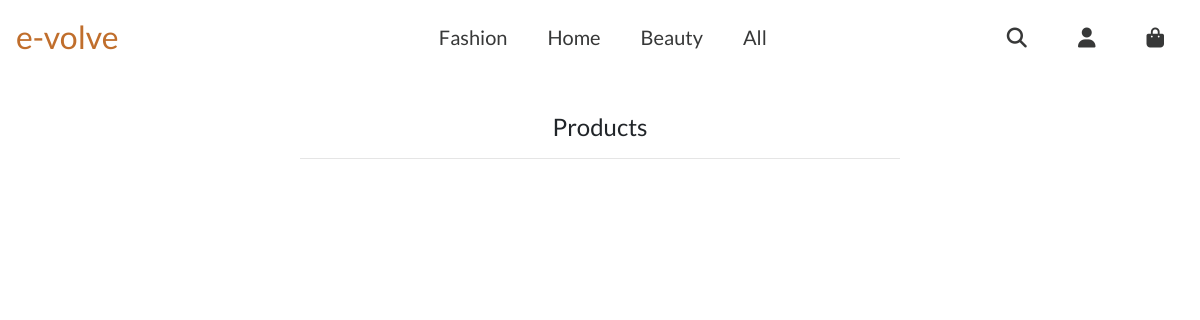
Before: /products/ with the older database file.
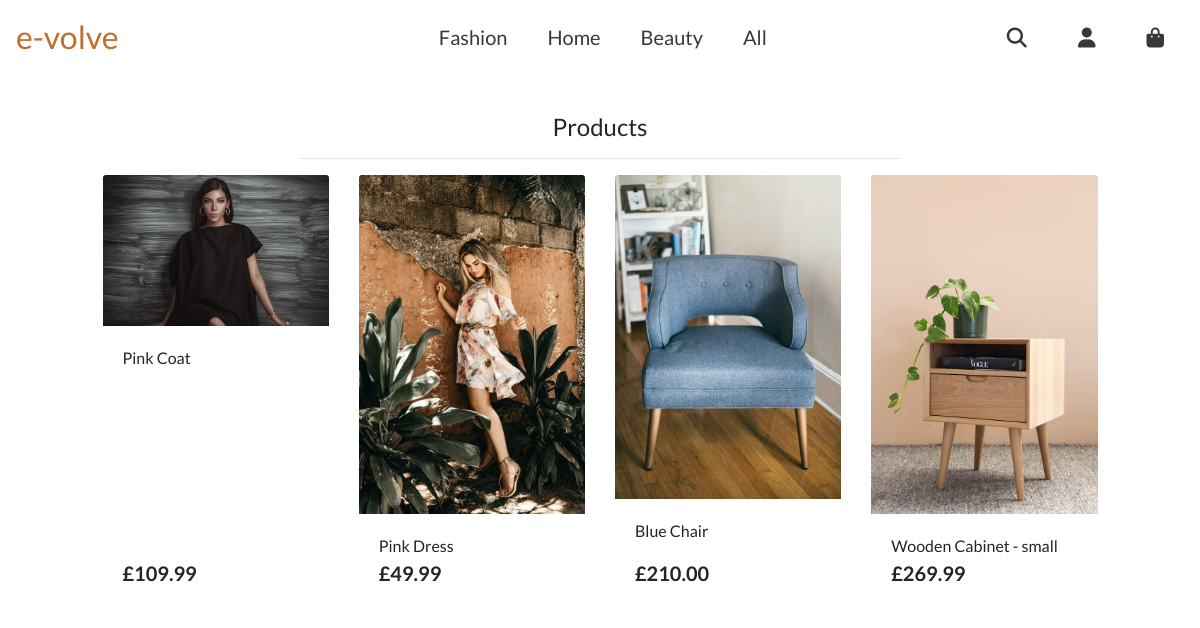
After: the same page with the newer database file.
### products/models.py (models this page shows, shortened)
class Product(models.Model):
    category = models.ForeignKey('Category', null=True, blank=True,
                                 on_delete=models.SET_NULL)
    sku = models.CharField(max_length=254, null=True, blank=True)
    name = models.CharField(max_length=254)
    description = models.TextField()
    price = models.DecimalField(max_digits=6, decimal_places=2)
    image_url = models.URLField(max_length=1024, null=True, blank=True)
    image = models.ImageField(null=True, blank=True)

### products/views.py (the view)
# urls.py: path('', views.all_products, name="products"),
def all_products(request):
    products = Product.objects.all()
    context = {
        'products': products
    }
    return render(request, 'products/products.html', context)

### products/templates/products/products.html (shortened to what this page needs)
{% extends "base.html" %}
{% load static %}
{% block content %}
    <div>
        <div class="container-fluid">
            <div class="row">
                <div class="col text-center mt-3">
                    <h4>Products</h4>
                    <hr class="w-50 mx-auto mb-1">
                </div>
            </div>
            <div class="row">
                <div class="product-container col-10 offset-1">
                    <div class="row">
                        {% for product in products %}
                            <div class="col-sm-6 col-lg-4 col-xl-3">
                                <div class="card h-100 border-0">
                                    {% if product.image %}
                                    <a href="">
                                        <img class="card-img-top img-fluid" src="{{ product.image.url}}" alt="{{ product.name }}">
                                    </a>
                                    {% else %}
                                    <a href="">
                                        <img class="card-img-top img-fluid" src="{{ MEDIA_URL }}ali-pazani-Wr9YY-tZVwc-unsplash.jpg" alt="{{ product.name }}">
                                    </a>
                                    {% endif %}
                                    <div class="card-body pb-0">
                                        <p class="mb-0">{{ product.name }}</p>
                                    </div>
                                    <div class="card-footer bg-white pt-0 border-0 text-left">
                                        <div class="row">
                                            <div class="col">
                                                <p class="lead mb-0 text-left font-weight-bold">£{{ product.price }}</p>
                                            </div>
                                        </div>
                                    </div>
                                </div>
                            </div>
                        {% endfor %}
                    </div>
                </div>
            </div>
        </div>
    </div>
{% endblock %}

### templates/base.html (shortened to what this page needs)
{% load static %}
<!doctype html>
<html lang="en">
  <head>
    {% block corecss %}
        <link rel="stylesheet" href="https://stackpath.bootstrapcdn.com/bootstrap/4.4.1/css/bootstrap.min.css">
        <link rel="stylesheet" href="{% static 'css/base.css' %}"/>
    {% endblock %}
  </head>
  <body>
    <header class="container-fluid fixed-top">
      <nav class="navbar navbar-expand-lg navbar-light bg-light">
        <a class="navbar-brand ml-auto site-logo d-none d-lg-inline-block" href="{% url 'home' %}">e-volve</a>
        <div class="d-none d-lg-inline-block nav-central-links">
          <ul class="">
            <li class="dropdown nav-item">
              <i id="home-products-link" href="#" data-toggle="dropdown" aria-haspopup="true" aria-expanded="false" class="d-lg-inline-block central-nav-link">Fashion</i>
            </li>
            <li class="dropdown nav-item">
              <i id="home-products-link" href="#" data-toggle="dropdown" aria-haspopup="true" aria-expanded="false" class="d-lg-inline-block central-nav-link">Home</i>
            </li>
            <li class="dropdown nav-item">
              <i id="beauty-products-link" href="#" data-toggle="dropdown" aria-haspopup="true" aria-expanded="false" class="d-lg-inline-block central-nav-link">Beauty</i>
            </li>
            <li class="dropdown nav-item">
              <i id="all-products-link" href="#" data-toggle="dropdown" aria-haspopup="true" aria-expanded="false" class="d-lg-inline-block central-nav-link">All</i>
            </li>
          </ul>
        </div>
        <div>
          <li class="list-inline-item d-none d-lg-inline-flex">
            <a href="#" id="desktop-search" class="central-nav-link" data-toggle="dropdown" aria-haspopup="true" aria-expanded="false">
              <i class="fas fa-search d-none d-lg-inline-flex"></i>
            </a>
          </li>
          <li id="desktop-user-link" class="list-inline-item dropdown">
            <a href="#" id="user-options-desktop" data-toggle="dropdown" aria-haspopup="true" aria-expanded="false">
              <div>
                <i class="fas fa-user d-none d-lg-inline-flex central-nav-link"></i>
              </div>
            </a>
          </li>
          <i class="fas fa-shopping-bag d-none d-lg-inline-flex central-nav-link"></i>
        </div>
      </nav>
    </header>
    {% block content %}
    {% endblock %}
  </body>
</html>

### static/css/base.css (style rules this page uses)
* { padding: 0; border: 0; margin: 0; border-color: #33373a; }
html { height: 100%; }
body, html { height: 100%; }
body { font-family: Lato; }
.container-fluid { padding: 0; }
.bg-light { background-color:white!important; }
.nav-central-links { display:inline-block; width: 50%; position:relative; left: 1rem; }
.central-nav-link { display:inline-block; text-decoration: none; color:rgb(55, 56, 56); transition: 0.4s; cursor: pointer; font-style: normal; font-size: 20px; padding-left: 20px; padding-right: 20px; }
.nav-central-links ul { list-style-type: none; }
.nav-central-links ul li { float: left; }
.site-logo { color:#c06e2c !important; font-size: 2rem; }

Changed rows visible on the page:
added Product: name "Pink Coat", price "109.99"
added Product: image (picture), name "Pink Dress", price "49.99"
added Product: image (picture), name "Blue Chair", price "210.00"
added Product: image (picture), name "Wooden Cabinet - small", price "269.99"
